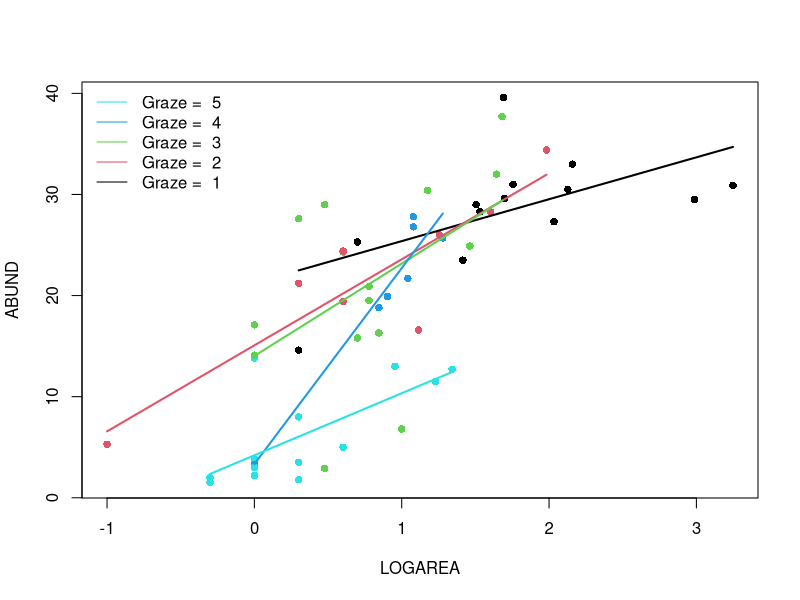
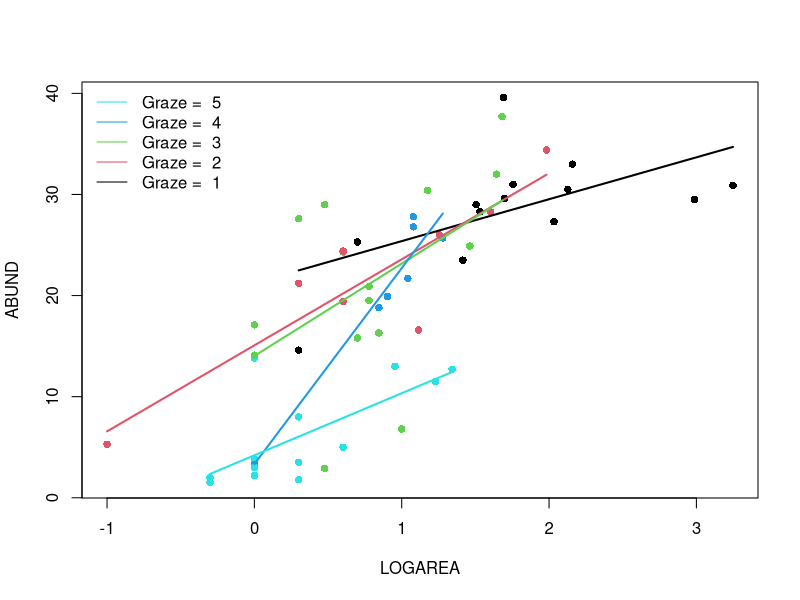

Generate these figures, in order, with R:
## ----Q2, eval=TRUE, echo=SOLUTIONS, results=SOLUTIONS, collapse=TRUE-------------------
loyn <- read.table("./data/loyn.txt", header = TRUE)
str(loyn)


## ----Q3, eval=TRUE, echo=SOLUTIONS, results=SOLUTIONS, collapse=TRUE-------------------
loyn$LOGAREA <- log10(loyn$AREA)
# create factor GRAZE as it was originally coded as an integer
loyn$FGRAZE <- factor(loyn$GRAZE)




## ----Q5, eval=TRUE, echo=SOLUTIONS, results=SOLUTIONS, collapse=TRUE-------------------
birds.inter.1 <- lm(ABUND ~ FGRAZE * LOGAREA , data = loyn)




## ----Q7, eval=TRUE, echo=SOLUTIONS, results=SOLUTIONS, collapse=TRUE-------------------
summary(birds.inter.1)

# Here the intercept (baseline) is the predicted `ABUND` for LOGAREA = 0,
# for FGRAZE level 1.
# the null hypothesis for the intercept is that the intercept = 0
# (not biologically relevant).

# LOGAREA represents the slope for LOGAREA, specific to level FGRAZE = 1.
# The null hypothesis is that the slope of the relationship
# between LOGAREA and ABUND = 0, for level FGRAZE = 1 only. 

# FGRAZE2...5 estimate differences (contrasts) between the *intercept* of
# each level and the *intercept* of the reference level, FGRAZE = 1. 

# FGRAZE2...5:LOGAREA estimate differences (contrasts) between the *slope*
# of LOGAREA for each level and the *slope* of LOGAREA for the reference
# level, FGRAZE = 1. 


# The Multiple R-square value is 0.76, so 76% of the variation in the data is explained by the model.


## ----Q8a, eval=TRUE, echo=TRUE, collapse=FALSE-----------------------------------------
par(mfrow= c(1, 1))
plot(ABUND ~ LOGAREA, data= loyn, col= GRAZE, pch= 16)
# Note: # color 1 means black in R
# color 2 means red in R
# color 3 means green in R
# color 4 means blue in R
# color 5 means cyan in R

# FGRAZE1
# create a sequence of increasing Biomass within the observed range
LOGAREA.seq<- seq(from= min(loyn$LOGAREA[loyn$FGRAZE == 1]),
					to= max(loyn$LOGAREA[loyn$FGRAZE == 1]),
					length= 20)
# create data frame for prediction
dat4pred<- data.frame(FGRAZE= "1", LOGAREA= LOGAREA.seq)
# predict for new data
dat4pred$predicted<- predict(birds.inter.1, newdata= dat4pred)
# add the predictions to the plot of the data
lines(predicted ~ LOGAREA, data= dat4pred, col= 1, lwd= 2)

# FGRAZE2
LOGAREA.seq<- seq(from= min(loyn$LOGAREA[loyn$FGRAZE == 2]),
					to= max(loyn$LOGAREA[loyn$FGRAZE == 2]),
					length= 20)
dat4pred<- data.frame(FGRAZE= "2", LOGAREA= LOGAREA.seq)
dat4pred$predicted<- predict(birds.inter.1, newdata= dat4pred)
lines(predicted ~ LOGAREA, data= dat4pred, col= 2, lwd= 2)

# FGRAZE3
LOGAREA.seq<- seq(from= min(loyn$LOGAREA[loyn$FGRAZE == 3]),
					to= max(loyn$LOGAREA[loyn$FGRAZE == 3]),
					length= 20)
dat4pred<- data.frame(FGRAZE= "3", LOGAREA= LOGAREA.seq)
dat4pred$predicted<- predict(birds.inter.1, newdata= dat4pred)
lines(predicted ~ LOGAREA, data= dat4pred, col= 3, lwd= 2)

# FGRAZE4
LOGAREA.seq<- seq(from= min(loyn$LOGAREA[loyn$FGRAZE == 4]),
					to= max(loyn$LOGAREA[loyn$FGRAZE == 4]),
					length= 20)
dat4pred<- data.frame(FGRAZE= "4", LOGAREA= LOGAREA.seq)
dat4pred$predicted<- predict(birds.inter.1, newdata= dat4pred)
lines(predicted ~ LOGAREA, data= dat4pred, col= 4, lwd= 2)

# FGRAZE5
LOGAREA.seq<- seq(from= min(loyn$LOGAREA[loyn$FGRAZE == 5]),
					to= max(loyn$LOGAREA[loyn$FGRAZE == 5]),
					length= 20)
dat4pred<- data.frame(FGRAZE= "5", LOGAREA= LOGAREA.seq)
dat4pred$predicted<- predict(birds.inter.1, newdata= dat4pred)
lines(predicted ~ LOGAREA, data= dat4pred, col= 5, lwd= 2)

legend("topleft", 
 legend= paste("Graze = ", 5:1), 
 col= c(5:1), bty= "n",
 lty= c(1, 1, 1), 
 lwd= c(1, 1, 1))


## ----Q8b, eval=TRUE, echo=TRUE, collapse=FALSE-----------------------------------------
# Okay, that was a long-winded way of doing this.
# If, like me, you prefer more compact code and less risks of errors,
# you can use a loop, to save repeating the sequence 5 times:
par(mfrow= c(1, 1))
plot(ABUND ~ LOGAREA, data= loyn, col= GRAZE, pch= 16)

for(g in levels(loyn$FGRAZE)){# `g` will take the values "1", "2",..., "5" in turn
	LOGAREA.seq<- seq(from= min(loyn$LOGAREA[loyn$FGRAZE == g]),
										to= max(loyn$LOGAREA[loyn$FGRAZE == g]),
														length= 20)
	dat4pred<- data.frame(FGRAZE= g, LOGAREA= LOGAREA.seq)
	dat4pred$predicted<- predict(birds.inter.1, newdata= dat4pred)
	lines(predicted ~ LOGAREA, data= dat4pred, col= as.numeric(g), lwd= 2)
}
legend("topleft", 
 legend= paste("Graze = ", 5:1), 
 col= c(5:1), bty= "n",
 lty= c(1, 1, 1), 
 lwd= c(1, 1, 1))

